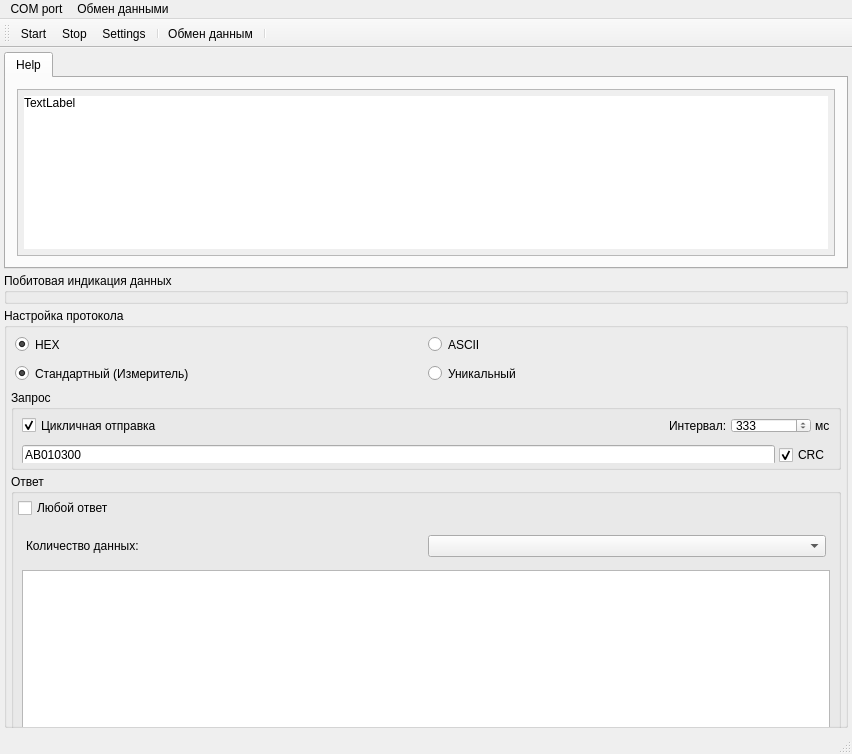
<?xml version="1.0" encoding="UTF-8"?>
<ui version="4.0">
 <class>MainWindow</class>
 <widget class="QMainWindow" name="MainWindow">
  <property name="geometry">
   <rect>
    <x>0</x>
    <y>0</y>
    <width>852</width>
    <height>754</height>
   </rect>
  </property>
  <property name="windowTitle">
   <string>MainWindow</string>
  </property>
  <widget class="QWidget" name="centralWidget">
   <layout class="QVBoxLayout" name="verticalLayout_2">
    <property name="spacing">
     <number>4</number>
    </property>
    <property name="leftMargin">
     <number>4</number>
    </property>
    <property name="topMargin">
     <number>4</number>
    </property>
    <property name="rightMargin">
     <number>4</number>
    </property>
    <property name="bottomMargin">
     <number>4</number>
    </property>
    <item>
     <widget class="QTabWidget" name="graphs">
      <property name="currentIndex">
       <number>0</number>
      </property>
      <widget class="QWidget" name="tab">
       <attribute name="title">
        <string>Help</string>
       </attribute>
       <layout class="QGridLayout" name="gridLayout_2">
        <item row="0" column="0">
         <widget class="QScrollArea" name="helper">
          <property name="widgetResizable">
           <bool>true</bool>
          </property>
          <property name="alignment">
           <set>Qt::AlignLeading|Qt::AlignLeft|Qt::AlignTop</set>
          </property>
          <widget class="QWidget" name="scrollAreaWidgetContents">
           <property name="geometry">
            <rect>
             <x>0</x>
             <y>0</y>
             <width>818</width>
             <height>176</height>
            </rect>
           </property>
           <layout class="QGridLayout" name="gridLayout_3">
            <property name="leftMargin">
             <number>6</number>
            </property>
            <property name="topMargin">
             <number>6</number>
            </property>
            <property name="rightMargin">
             <number>6</number>
            </property>
            <property name="bottomMargin">
             <number>6</number>
            </property>
            <item row="0" column="0">
             <widget class="QLabel" name="helpLabel">
              <property name="styleSheet">
               <string notr="true">background-color: rgb(255, 255, 255);</string>
              </property>
              <property name="text">
               <string>TextLabel</string>
              </property>
              <property name="alignment">
               <set>Qt::AlignLeading|Qt::AlignLeft|Qt::AlignTop</set>
              </property>
             </widget>
            </item>
           </layout>
          </widget>
         </widget>
        </item>
       </layout>
      </widget>
     </widget>
    </item>
    <item>
     <widget class="QGroupBox" name="bitsIndicate">
      <property name="title">
       <string>Побитовая индикация данных</string>
      </property>
      <layout class="QVBoxLayout" name="verticalLayout_7">
       <property name="leftMargin">
        <number>4</number>
       </property>
       <property name="topMargin">
        <number>3</number>
       </property>
       <property name="rightMargin">
        <number>4</number>
       </property>
       <property name="bottomMargin">
        <number>3</number>
       </property>
      </layout>
     </widget>
    </item>
    <item>
     <widget class="QGroupBox" name="protocolSettings">
      <property name="minimumSize">
       <size>
        <width>0</width>
        <height>420</height>
       </size>
      </property>
      <property name="maximumSize">
       <size>
        <width>16777215</width>
        <height>420</height>
       </size>
      </property>
      <property name="title">
       <string>Настройка протокола</string>
      </property>
      <layout class="QVBoxLayout" name="verticalLayout_3">
       <property name="spacing">
        <number>4</number>
       </property>
       <property name="leftMargin">
        <number>4</number>
       </property>
       <property name="topMargin">
        <number>4</number>
       </property>
       <property name="rightMargin">
        <number>4</number>
       </property>
       <property name="bottomMargin">
        <number>4</number>
       </property>
       <item>
        <widget class="QWidget" name="horizontalWidget" native="true">
         <property name="minimumSize">
          <size>
           <width>0</width>
           <height>25</height>
          </size>
         </property>
         <property name="maximumSize">
          <size>
           <width>16777215</width>
           <height>25</height>
          </size>
         </property>
         <layout class="QHBoxLayout" name="horizontalLayout">
          <property name="spacing">
           <number>4</number>
          </property>
          <property name="leftMargin">
           <number>4</number>
          </property>
          <property name="topMargin">
           <number>4</number>
          </property>
          <property name="rightMargin">
           <number>4</number>
          </property>
          <property name="bottomMargin">
           <number>4</number>
          </property>
          <item>
           <widget class="QRadioButton" name="hex_select">
            <property name="text">
             <string>HEX</string>
            </property>
            <property name="checked">
             <bool>true</bool>
            </property>
            <attribute name="buttonGroup">
             <string notr="true">buttonGroup</string>
            </attribute>
           </widget>
          </item>
          <item>
           <widget class="QRadioButton" name="ascii_select">
            <property name="text">
             <string>ASCII</string>
            </property>
            <attribute name="buttonGroup">
             <string notr="true">buttonGroup</string>
            </attribute>
           </widget>
          </item>
         </layout>
        </widget>
       </item>
       <item>
        <widget class="QWidget" name="horizontalWidget_2" native="true">
         <property name="minimumSize">
          <size>
           <width>0</width>
           <height>25</height>
          </size>
         </property>
         <property name="maximumSize">
          <size>
           <width>16777215</width>
           <height>25</height>
          </size>
         </property>
         <layout class="QHBoxLayout" name="horizontalLayout_2">
          <property name="spacing">
           <number>4</number>
          </property>
          <property name="leftMargin">
           <number>4</number>
          </property>
          <property name="topMargin">
           <number>4</number>
          </property>
          <property name="rightMargin">
           <number>4</number>
          </property>
          <property name="bottomMargin">
           <number>4</number>
          </property>
          <item>
           <widget class="QRadioButton" name="standartProtocol_select">
            <property name="text">
             <string>Стандартный (Измеритель)</string>
            </property>
            <property name="checked">
             <bool>true</bool>
            </property>
            <attribute name="buttonGroup">
             <string notr="true">buttonGroup_2</string>
            </attribute>
           </widget>
          </item>
          <item>
           <widget class="QRadioButton" name="customProtocol_select">
            <property name="text">
             <string>Уникальный</string>
            </property>
            <attribute name="buttonGroup">
             <string notr="true">buttonGroup_2</string>
            </attribute>
           </widget>
          </item>
         </layout>
        </widget>
       </item>
       <item>
        <widget class="QGroupBox" name="groupBox_3">
         <property name="minimumSize">
          <size>
           <width>0</width>
           <height>80</height>
          </size>
         </property>
         <property name="maximumSize">
          <size>
           <width>16777215</width>
           <height>80</height>
          </size>
         </property>
         <property name="title">
          <string>Запрос</string>
         </property>
         <layout class="QVBoxLayout" name="verticalLayout">
          <property name="spacing">
           <number>4</number>
          </property>
          <property name="leftMargin">
           <number>4</number>
          </property>
          <property name="topMargin">
           <number>4</number>
          </property>
          <property name="rightMargin">
           <number>4</number>
          </property>
          <property name="bottomMargin">
           <number>4</number>
          </property>
          <item>
           <widget class="QWidget" name="widget" native="true">
            <property name="maximumSize">
             <size>
              <width>16777215</width>
              <height>60</height>
             </size>
            </property>
            <layout class="QHBoxLayout" name="horizontalLayout_4">
             <property name="spacing">
              <number>4</number>
             </property>
             <property name="leftMargin">
              <number>4</number>
             </property>
             <property name="topMargin">
              <number>4</number>
             </property>
             <property name="rightMargin">
              <number>4</number>
             </property>
             <property name="bottomMargin">
              <number>4</number>
             </property>
             <item>
              <widget class="QCheckBox" name="cycleSend">
               <property name="text">
                <string>Цикличная отправка</string>
               </property>
               <property name="checked">
                <bool>true</bool>
               </property>
              </widget>
             </item>
             <item>
              <spacer name="horizontalSpacer">
               <property name="orientation">
                <enum>Qt::Horizontal</enum>
               </property>
               <property name="sizeHint" stdset="0">
                <size>
                 <width>40</width>
                 <height>20</height>
                </size>
               </property>
              </spacer>
             </item>
             <item>
              <widget class="QLabel" name="label_2">
               <property name="text">
                <string>Интервал:</string>
               </property>
              </widget>
             </item>
             <item>
              <widget class="QSpinBox" name="intervalSpinBox">
               <property name="minimumSize">
                <size>
                 <width>80</width>
                 <height>0</height>
                </size>
               </property>
               <property name="minimum">
                <number>100</number>
               </property>
               <property name="maximum">
                <number>1000</number>
               </property>
               <property name="value">
                <number>333</number>
               </property>
              </widget>
             </item>
             <item>
              <widget class="QLabel" name="label_3">
               <property name="text">
                <string>мс</string>
               </property>
              </widget>
             </item>
            </layout>
           </widget>
          </item>
          <item>
           <widget class="QWidget" name="widget_3" native="true">
            <property name="maximumSize">
             <size>
              <width>16777215</width>
              <height>60</height>
             </size>
            </property>
            <layout class="QHBoxLayout" name="horizontalLayout_6">
             <property name="spacing">
              <number>4</number>
             </property>
             <property name="leftMargin">
              <number>4</number>
             </property>
             <property name="topMargin">
              <number>4</number>
             </property>
             <property name="rightMargin">
              <number>4</number>
             </property>
             <property name="bottomMargin">
              <number>4</number>
             </property>
             <item>
              <widget class="QLineEdit" name="requestLineEdit">
               <property name="minimumSize">
                <size>
                 <width>0</width>
                 <height>20</height>
                </size>
               </property>
               <property name="text">
                <string>AB010300</string>
               </property>
              </widget>
             </item>
             <item>
              <widget class="QCheckBox" name="crcCheckBox">
               <property name="minimumSize">
                <size>
                 <width>0</width>
                 <height>20</height>
                </size>
               </property>
               <property name="text">
                <string>CRC</string>
               </property>
               <property name="checked">
                <bool>true</bool>
               </property>
              </widget>
             </item>
            </layout>
           </widget>
          </item>
         </layout>
        </widget>
       </item>
       <item>
        <widget class="QGroupBox" name="answerBox">
         <property name="minimumSize">
          <size>
           <width>0</width>
           <height>260</height>
          </size>
         </property>
         <property name="maximumSize">
          <size>
           <width>16777215</width>
           <height>260</height>
          </size>
         </property>
         <property name="title">
          <string>Ответ</string>
         </property>
         <layout class="QVBoxLayout" name="verticalLayout_4">
          <property name="spacing">
           <number>4</number>
          </property>
          <property name="leftMargin">
           <number>4</number>
          </property>
          <property name="topMargin">
           <number>4</number>
          </property>
          <property name="rightMargin">
           <number>4</number>
          </property>
          <property name="bottomMargin">
           <number>4</number>
          </property>
          <item>
           <widget class="QCheckBox" name="anyResp_chBox">
            <property name="text">
             <string>Любой ответ</string>
            </property>
           </widget>
          </item>
          <item>
           <widget class="QWidget" name="responseWidget" native="true">
            <layout class="QVBoxLayout" name="verticalLayout_5">
             <property name="spacing">
              <number>4</number>
             </property>
             <property name="leftMargin">
              <number>4</number>
             </property>
             <property name="topMargin">
              <number>4</number>
             </property>
             <property name="rightMargin">
              <number>4</number>
             </property>
             <property name="bottomMargin">
              <number>4</number>
             </property>
             <item>
              <widget class="QWidget" name="widget_2" native="true">
               <property name="minimumSize">
                <size>
                 <width>0</width>
                 <height>40</height>
                </size>
               </property>
               <property name="maximumSize">
                <size>
                 <width>16777215</width>
                 <height>40</height>
                </size>
               </property>
               <layout class="QHBoxLayout" name="horizontalLayout_5">
                <property name="spacing">
                 <number>4</number>
                </property>
                <property name="leftMargin">
                 <number>4</number>
                </property>
                <property name="topMargin">
                 <number>4</number>
                </property>
                <property name="rightMargin">
                 <number>4</number>
                </property>
                <property name="bottomMargin">
                 <number>4</number>
                </property>
                <item>
                 <widget class="QLabel" name="label">
                  <property name="text">
                   <string>Количество данных:</string>
                  </property>
                 </widget>
                </item>
                <item>
                 <widget class="QComboBox" name="dataCount"/>
                </item>
               </layout>
              </widget>
             </item>
             <item>
              <widget class="QTableWidget" name="tableWidget">
               <property name="minimumSize">
                <size>
                 <width>0</width>
                 <height>170</height>
                </size>
               </property>
               <property name="maximumSize">
                <size>
                 <width>16777215</width>
                 <height>170</height>
                </size>
               </property>
              </widget>
             </item>
            </layout>
           </widget>
          </item>
         </layout>
        </widget>
       </item>
      </layout>
     </widget>
    </item>
   </layout>
  </widget>
  <widget class="QMenuBar" name="menuBar">
   <property name="geometry">
    <rect>
     <x>0</x>
     <y>0</y>
     <width>852</width>
     <height>21</height>
    </rect>
   </property>
   <widget class="QMenu" name="menuConnect">
    <property name="title">
     <string>COM port</string>
    </property>
    <addaction name="actionConnect"/>
    <addaction name="actionDisconnect"/>
    <addaction name="actionSettings"/>
   </widget>
   <widget class="QMenu" name="menu">
    <property name="title">
     <string>Обмен данными</string>
    </property>
    <addaction name="actionDataExchange"/>
   </widget>
   <addaction name="menuConnect"/>
   <addaction name="menu"/>
  </widget>
  <widget class="QToolBar" name="mainToolBar">
   <attribute name="toolBarArea">
    <enum>TopToolBarArea</enum>
   </attribute>
   <attribute name="toolBarBreak">
    <bool>false</bool>
   </attribute>
   <addaction name="actionConnect"/>
   <addaction name="actionDisconnect"/>
   <addaction name="actionSettings"/>
   <addaction name="separator"/>
   <addaction name="actionDataExchange"/>
   <addaction name="separator"/>
  </widget>
  <widget class="QStatusBar" name="statusBar"/>
  <action name="actionConnect">
   <property name="icon">
    <iconset resource="images.qrc">
     <normaloff>:/images/connect.png</normaloff>:/images/connect.png</iconset>
   </property>
   <property name="text">
    <string>Start</string>
   </property>
  </action>
  <action name="actionDisconnect">
   <property name="icon">
    <iconset resource="images.qrc">
     <normaloff>:/images/disconnect.png</normaloff>:/images/disconnect.png</iconset>
   </property>
   <property name="text">
    <string>Stop</string>
   </property>
  </action>
  <action name="actionSettings">
   <property name="icon">
    <iconset resource="images.qrc">
     <normaloff>:/images/settings.png</normaloff>:/images/settings.png</iconset>
   </property>
   <property name="text">
    <string>Settings</string>
   </property>
  </action>
  <action name="actionDataExchange">
   <property name="icon">
    <iconset resource="images.qrc">
     <normaloff>:/images/data-exchange.png</normaloff>:/images/data-exchange.png</iconset>
   </property>
   <property name="text">
    <string>Обмен данным</string>
   </property>
   <property name="toolTip">
    <string>Обмен данными</string>
   </property>
   <property name="shortcut">
    <string>Ctrl+D</string>
   </property>
  </action>
 </widget>
 <layoutdefault spacing="6" margin="11"/>
 <resources>
  <include location="images.qrc"/>
 </resources>
 <connections/>
 <buttongroups>
  <buttongroup name="buttonGroup"/>
  <buttongroup name="buttonGroup_2"/>
 </buttongroups>
</ui>
